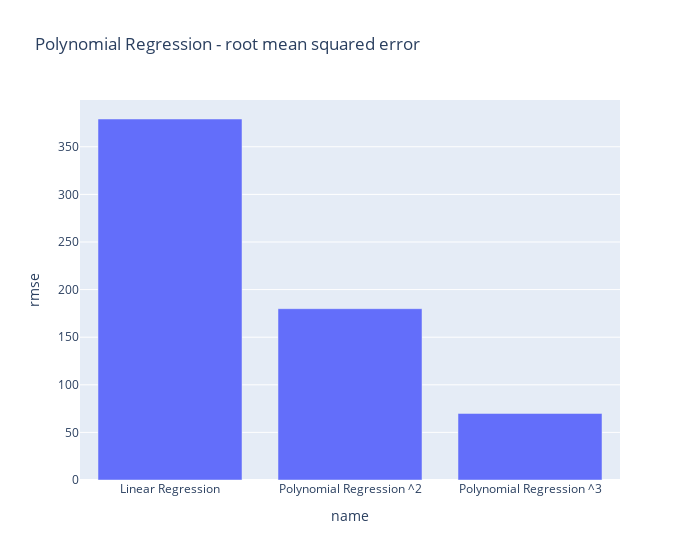

Here is the notebook cell this chart was saved with:
### Code cell
px.bar(results, x='name', y='rmse', width=700, title='Polynomial Regression - root mean squared error')

### Figure 1 — Plotly figure (JSON) as saved in the notebook; plotly's stock layout.template omitted (floating-point values rounded to 4 significant figures)
{"data": [{"alignmentgroup": "True", "hovertemplate": "name=%{x}<br>rmse=%{y}<extra></extra>", "legendgroup": "", "marker": {"color": "#636efa", "pattern": {"shape": ""}}, "name": "", "offsetgroup": "", "orientation": "v", "showlegend": false, "textposition": "auto", "type": "bar", "x": ["Linear Regression", "Polynomial Regression ^2", "Polynomial Regression ^3"], "xaxis": "x", "y": [379.2, 179.9, 69.91], "yaxis": "y"}], "layout": {"barmode": "relative", "legend": {"tracegroupgap": 0}, "title": {"text": "Polynomial Regression - root mean squared error"}, "width": 700, "xaxis": {"anchor": "y", "domain": [0, 1], "title": {"text": "name"}}, "yaxis": {"anchor": "x", "domain": [0, 1], "title": {"text": "rmse"}}}}
